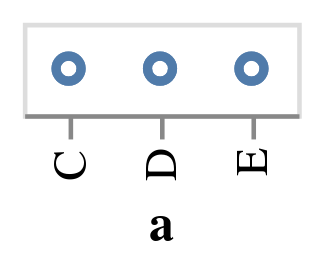

Write notebook code for a chart like this one.
### Markdown cell above
Para separar visualmente os pontos, podemos mapear vários canais de codificação, ou canais, para colunas no conjunto de dados. Por exemplo, poderíamos codificar a variável _a_ dos dados com o eixo x, que representa a posição dos pontos no eixo x. Isso pode ser feito diretamente através do método Chart.encode():

### Code cell
alt.Chart(data).mark_point().encode(
    x='a',
)

### Figure 1 — Vega-Lite specification as saved in the notebook (floating-point values rounded to 4 significant figures)
{"config": {"view": {"continuousWidth": 300, "continuousHeight": 300}}, "data": {"name": "data-347f1284ea3247c0f55cb966abbdd2d8"}, "mark": {"type": "point"}, "encoding": {"x": {"field": "a", "type": "nominal"}}, "$schema": "https://vega.github.io/schema/vega-lite/v5.14.1.json", "datasets": {"data-347f1284ea3247c0f55cb966abbdd2d8": [{"a": "C", "b": 2}, {"a": "C", "b": 7}, {"a": "C", "b": 4}, {"a": "D", "b": 1}, {"a": "D", "b": 2}, {"a": "D", "b": 6}, {"a": "E", "b": 8}, {"a": "E", "b": 4}, {"a": "E", "b": 7}]}}
